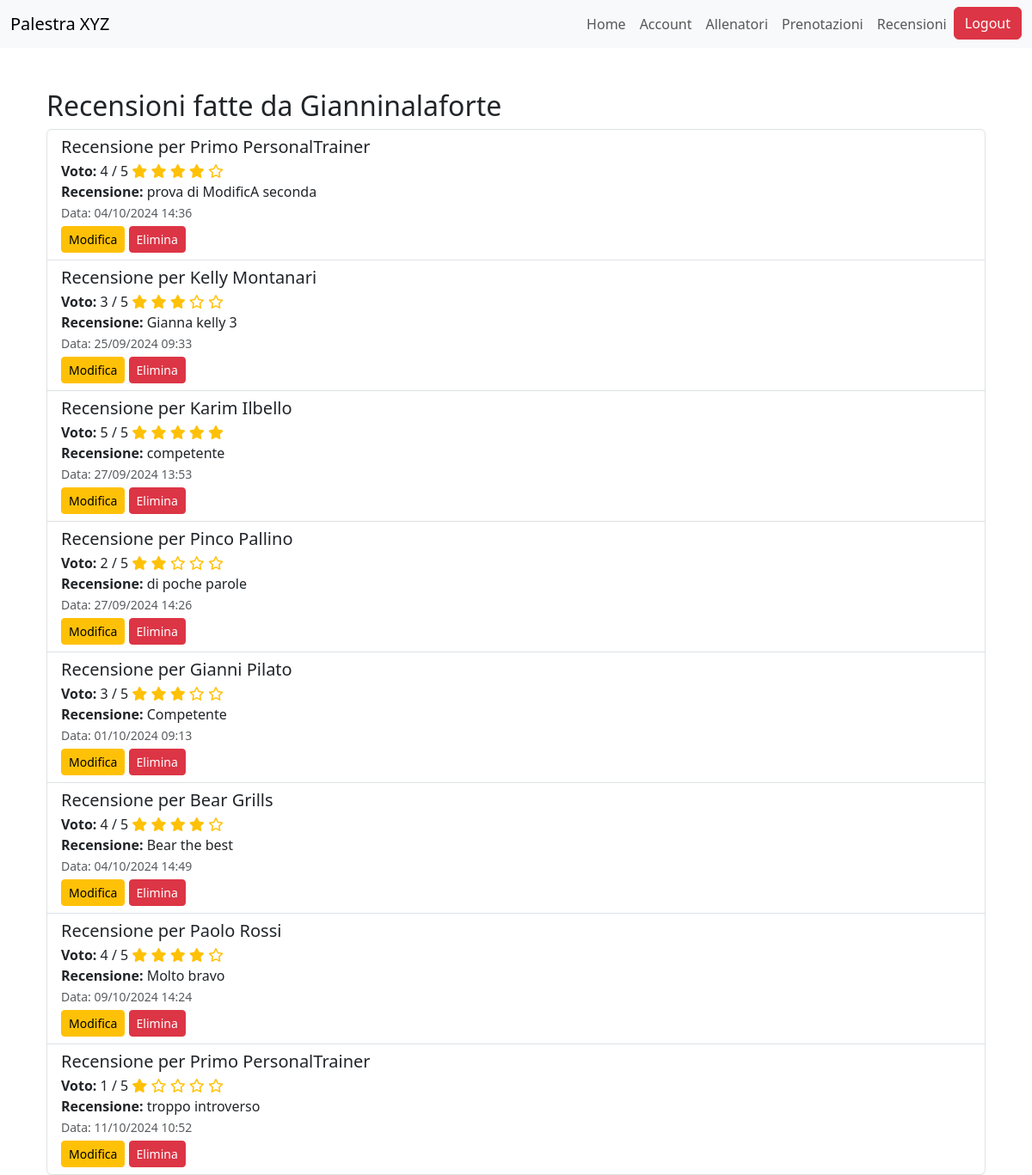
Page /reviews/lista/ (signed in) on the committed database.
### reviews/models.py (models this page shows, shortened)
class Recensione(models.Model):
    registrato_utente = models.ForeignKey(RegistratoUtente, on_delete=models.CASCADE)
    personal_trainer = models.ForeignKey(PersonalTrainer, on_delete=models.CASCADE)
    recensione_testuale = models.TextField(max_length=500)
    voto = models.PositiveSmallIntegerField(choices=[(i, str(i)) for i in range(1, 6)])  # Voti da 1 a 5 stelle
    data_recensione = models.DateTimeField(auto_now_add=True)
    class Meta:
        verbose_name_plural = "Recensioni"
        constraints = [
            models.UniqueConstraint(fields=['registrato_utente', 'personal_trainer'], name='unique_recensione_per_trainer')
        ]

### trainers/models.py (models this page shows, shortened)
class PersonalTrainer(models.Model):
    user = models.OneToOneField(User, on_delete=models.CASCADE)
    nome = models.CharField(max_length=100)
    cognome = models.CharField(max_length=100)
    data_di_nascita = models.DateField()
    bio = models.TextField(max_length=500)
    SCELTA_PREFERENZE = [
        ("BB", "BodyBuilding"),
        ("PL", "PowerLifting"),
        ("CL", "Calisthenics"),
        ("ST", "StrongMen"),
        ("YG", "Yoga"),
        ("PS", "Pilates"),
        ("AR", "Aerobico")
    ]
    preferenze = models.CharField(max_length=2, choices=SCELTA_PREFERENZE)
    immagine_profilo = models.ImageField(upload_to=foto_profilo_upload_path, blank=True, null=True)
    competenze = models.TextField(max_length=500, default='Nessuna competenza')
    class Meta:
        verbose_name = "Personal Trainer"
        verbose_name_plural = "Personal Trainers"

### reviews/views.py (the view)
# urls.py: path('lista/', ReviewListView.as_view(), name='lista_recensioni'),
class ReviewListView(LoginRequiredMixin, ListView):
    model = Recensione
    template_name = 'reviews/lista_recensioni.html'
    def get_queryset(self):
        queryset = super().get_queryset()
        return queryset.filter(registrato_utente__user=self.request.user)

### reviews/templates/reviews/lista_recensioni.html
{% extends 'reviews/base.html' %}
{% block content %}
<div class="container mt-5">
  <h2>Recensioni fatte da {{ user.username }}</h2>
  {% if object_list %}
    <div class="list-group">
      {% for recensione in object_list %}
        <div class="list-group-item">
          <h5 class="mb-1">Recensione per {{ recensione.personal_trainer.nome }} {{ recensione.personal_trainer.cognome }}</h5>
          <p class="mb-1">
            <strong>Voto:</strong>
                            {{ recensione.voto }} / 5
                            <span>
                                {% for i in "12345" %}
                                    {% if i <= recensione.voto|floatformat %}
                                        <i class="fas fa-star text-warning"></i>
                                    {% else %}
                                        <i class="far fa-star text-warning"></i>
                                    {% endif %}
                                {% endfor %}
                            </span><br>
            <strong>Recensione:</strong> {{ recensione.recensione_testuale }}<br>
            <small class="text-muted">Data: {{ recensione.data_recensione|date:"d/m/Y H:i" }}</small>
          </p>
            <a href="{% url 'reviews:recensione_update' recensione.pk %}" class="btn btn-warning btn-sm">Modifica</a>
            <a href="{% url 'reviews:recensione_delete' recensione.pk %}" class="btn btn-danger btn-sm">Elimina</a>
        </div>
      {% endfor %}
    </div>
  {% else %}
    <p>Non ci sono recensioni disponibili.</p>
  {% endif %}
</div>
{% endblock %}

### reviews/templates/reviews/base.html (style rules this page uses)
body { padding-top: 56px; }

### rows in the picture
Recensione: personal_trainer.nome "Primo", personal_trainer.cognome "PersonalTrainer", voto "4", recensione_testuale "prova di ModificA seconda", data_recensione "04/10/2024 14:36"
Recensione: personal_trainer.nome "Kelly", personal_trainer.cognome "Montanari", voto "3", recensione_testuale "Gianna kelly 3", data_recensione "25/09/2024 09:33"
Recensione: personal_trainer.nome "Karim", personal_trainer.cognome "Ilbello", voto "5", recensione_testuale "competente", data_recensione "27/09/2024 13:53"
Recensione: personal_trainer.nome "Pinco", personal_trainer.cognome "Pallino", voto "2", recensione_testuale "di poche parole", data_recensione "27/09/2024 14:26"
Recensione: personal_trainer.nome "Gianni", personal_trainer.cognome "Pilato", voto "3", recensione_testuale "Competente", data_recensione "01/10/2024 09:13"
Recensione: personal_trainer.nome "Bear", personal_trainer.cognome "Grills", voto "4", recensione_testuale "Bear the best", data_recensione "04/10/2024 14:49"
Recensione: personal_trainer.nome "Paolo", personal_trainer.cognome "Rossi", voto "4", recensione_testuale "Molto bravo", data_recensione "09/10/2024 14:24"
Recensione: personal_trainer.nome "Primo", personal_trainer.cognome "PersonalTrainer", voto "1", recensione_testuale "troppo introverso", data_recensione "11/10/2024 10:52"

### other values in the picture
{{ user.username }} "Gianninalaforte"
